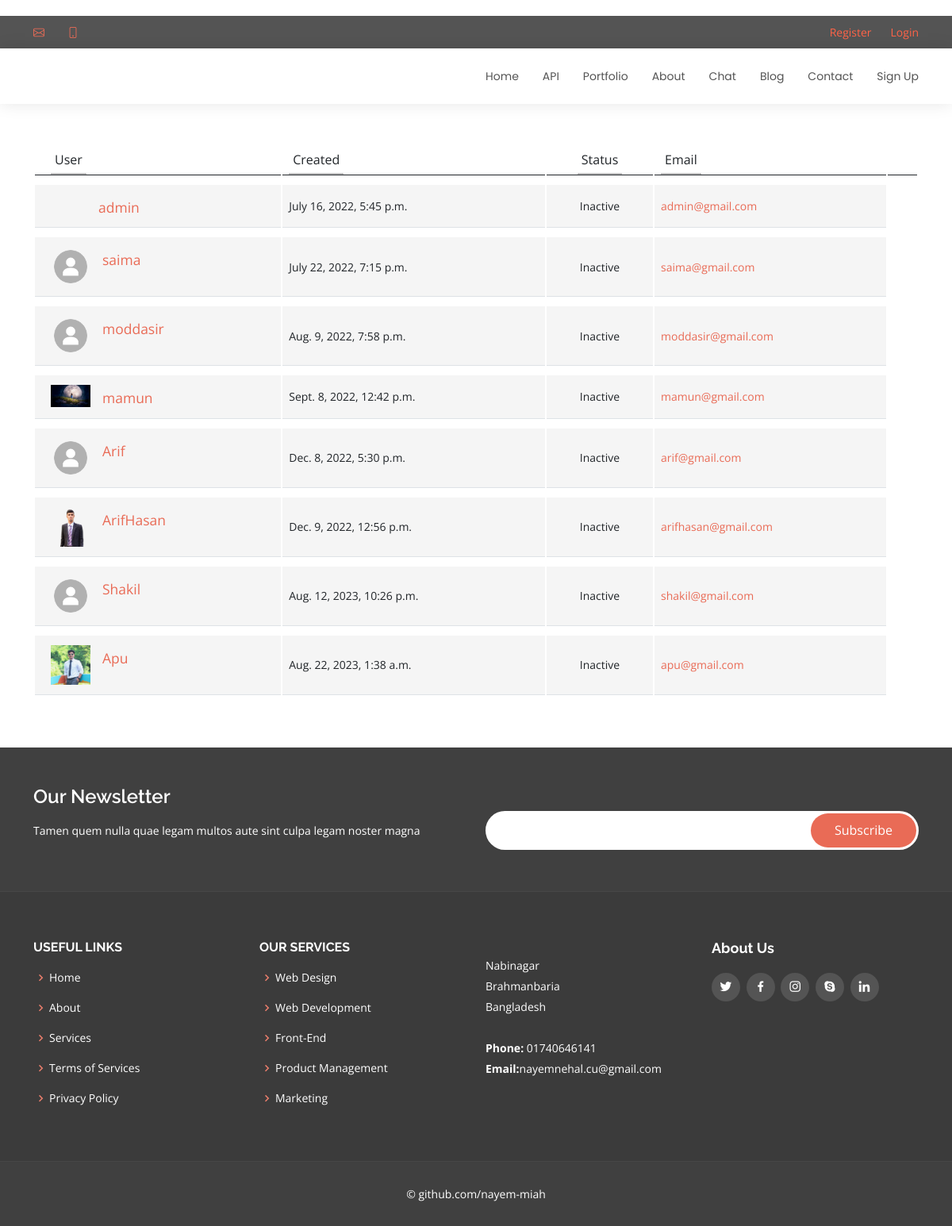
/chat/friend_list/, run on the app's committed database.
### account/models.py (models this page shows, shortened)
class Account(AbstractBaseUser):
	email 					= models.EmailField(verbose_name="email", max_length=60, unique=True)
	username 				= models.CharField(max_length=30, unique=True)
	date_joined				= models.DateTimeField(verbose_name='date joined', auto_now_add=True)
	last_login				= models.DateTimeField(verbose_name='last login', auto_now=True)
	is_admin				= models.BooleanField(default=False)
	is_active				= models.BooleanField(default=True)
	is_staff				= models.BooleanField(default=False)
	is_superuser			= models.BooleanField(default=False)
	profile_image			= models.ImageField(max_length=255, null=True, blank=True, default="profile_images/d.png")
	hide_email				= models.BooleanField(default=True)
	USERNAME_FIELD = 'email'
	REQUIRED_FIELDS = ['username']
	objects = MyAccountManager()
	def __str__(self):
		return self.username

### chat/views.py (the view)
# urls.py: path('friend_list/', views.friend_list, name='friend_list'),
def friend_list(request):
    friends = Account.objects.all()
    context = {
        'friends': friends,
    }
    return render(request, 'chat/friends.html', context=context)

### templates/chat/friends.html (shortened to what this page needs)
{% extends 'base.html' %}
{% load static %}
{% block content %}
<br/>
<br/>
<body>
<link href="https://maxcdn.bootstrapcdn.com/font-awesome/4.3.0/css/font-awesome.min.css" rel="stylesheet">
<div class="container">
<div class="row">
	<div class="col-lg-12">
		<div class="main-box clearfix">
			<div class="table-responsive">
				<table class="table user-list">
					<thead>
						<tr>
							<th><span>User</span></th>
							<th><span>Created</span></th>
							<th class="text-center"><span>Status</span></th>
							<th><span>Email</span></th>
							<th>&nbsp;</th>
						</tr>
					</thead>
					<tbody>
						 {% for friend in friends %}
                            <tr>
							<td>
								<img src="{{friend.profile_image.url}}" alt="">
								<a href="{% url 'chat:personal_chat' friend.id %}" class="user-link">{{friend}}</a>
							</td>
							<td>
								{{friend.date_joined}}
							</td>
							<td class="text-center">
								<span class="label label-default">Inactive</span>
							</td>
							<td>
								<a href="#">{{friend.email}}</a>
							</td>
						</tr>
                        {%endfor%}
					</tbody>
				</table>
			</div>
		</div>
	</div>
</div>
</div>
<br/>
<br/>
{% endblock content %}

### static/assets/css/index.css (style rules this page uses)
body { font-family: "Open Sans", sans-serif; color: #444444; }
a { color: #e96b56; text-decoration: none; }

### templates/chat/friends.html (style rules this page uses)
body { margin-top:20px; }
.user-list tbody td > img { position: relative; max-width: 50px; float: left; margin-right: 15px; }
.user-list tbody td .user-link { display: block; font-size: 1.25em; padding-top: 3px; margin-left: 60px; }
.table { border-collapse: separate; }
.table thead > tr > th { border-bottom: 1px solid #C2C2C2; padding-bottom: 0; }
.table tbody > tr > td { font-size: 0.875em; background: #f5f5f5; border-top: 10px solid #fff; vertical-align: middle; padding: 12px 8px; }
.table tbody > tr > td:first-child, .table thead > tr > th:first-child { padding-left: 20px; }
.table thead > tr > th span { border-bottom: 2px solid #C2C2C2; display: inline-block; padding: 0 5px; padding-bottom: 5px; font-weight: normal; }

### data on the page
Account: username "admin", date_joined "July 16, 2022, 5:45 p.m.", email "admin@gmail.com"
Account: profile_image (picture), username "saima", date_joined "July 22, 2022, 7:15 p.m.", email "saima@gmail.com"
Account: profile_image (picture), username "moddasir", date_joined "Aug. 9, 2022, 7:58 p.m.", email "moddasir@gmail.com"
Account: profile_image (picture), username "mamun", date_joined "Sept. 8, 2022, 12:42 p.m.", email "mamun@gmail.com"
Account: profile_image (picture), username "Arif", date_joined "Dec. 8, 2022, 5:30 p.m.", email "arif@gmail.com"
Account: profile_image (picture), username "ArifHasan", date_joined "Dec. 9, 2022, 12:56 p.m.", email "arifhasan@gmail.com"
Account: profile_image (picture), username "Shakil", date_joined "Aug. 12, 2023, 10:26 p.m.", email "shakil@gmail.com"
Account: profile_image (picture), username "Apu", date_joined "Aug. 22, 2023, 1:38 a.m.", email "apu@gmail.com"
